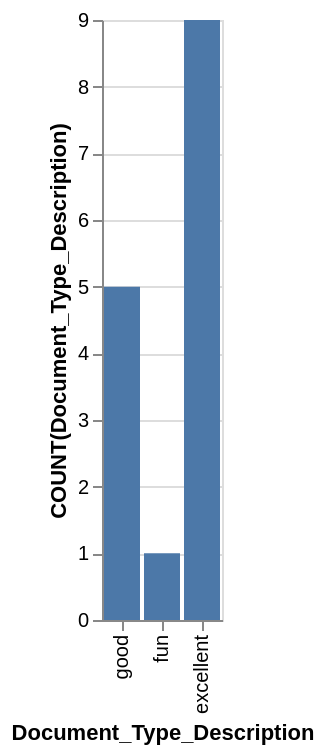

Express this chart as Vega-Lite.
### Vega-Lite specification from a JSON file in a GitHub repository (floating-point values rounded to 4 significant figures)
{"data": {"values": [{"x_data": "good", "y_data": 5}, {"x_data": "fun", "y_data": 1}, {"x_data": "excellent", "y_data": 9}]}, "mark": "bar", "encoding": {"x": {"field": "x_data", "type": "nominal", "title": "Document_Type_Description", "sort": "descending"}, "y": {"field": "y_data", "type": "quantitative", "title": "COUNT(Document_Type_Description)"}}}
